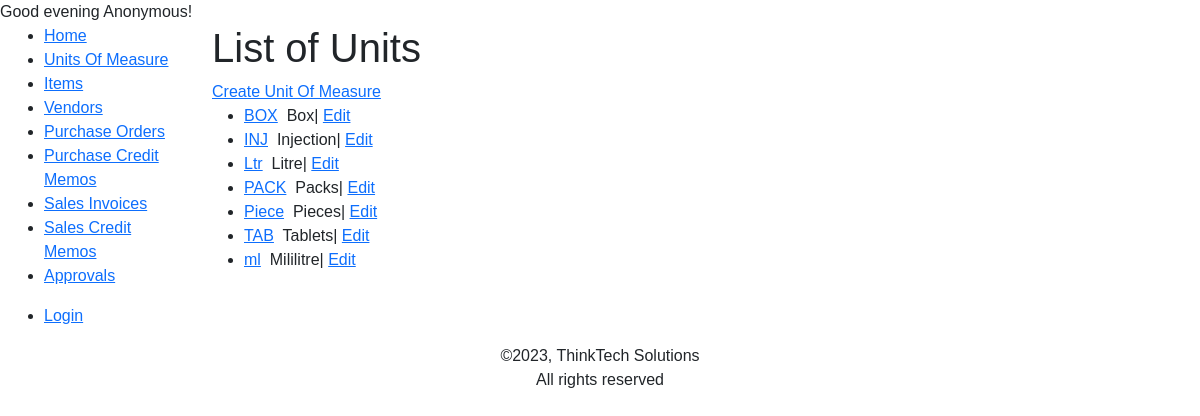
The page /inventory/units/ on the database its author committed.
### inventory/models.py (models this page shows, shortened)
class Unit(models.Model):
    code = models.CharField('Unit of measure code',max_length=10, primary_key=True)
    description = models.CharField(max_length=200, verbose_name='Unit of Measure')
    created_by = models.ForeignKey(User, on_delete=models.PROTECT, related_name='units', related_query_name='units')
    class Meta:
        verbose_name_plural ='Units Of Measure'
        ordering = ['code']

### inventory/views.py (the view)
# urls.py: path("units/", views.UnitListView.as_view(), name='units'),
class UnitListView(generic.ListView, LoginRequiredMixin):
    model = Unit
    paginate_by = 25

### inventory/templatetags/custom_filters.py (called while the page is built)
@register.filter
def greeting(value):
    current_time = datetime.now().time()
    current_hour = current_time.hour
    if 5 <= current_hour < 12:
        time_category = "morning"
    elif 12 <= current_hour < 17:
        time_category = "afternoon"
    elif 17 <= current_hour < 20:
        time_category = "evening"
    else:
        time_category = "night"
    return f"Good {time_category}"

### inventory/templates/inventory/unit_list.html (shortened to what this page needs)
{% extends "inventory/base.html" %}
{% block content %}
    <h1>List of Units</h1>
    <a href="{% url 'inventory:unit-add' %}">Create Unit Of Measure</a>
    <ul>
        {% for unit in unit_list %}
        <li><a href="{% url 'inventory:unit-detail' unit.pk %}">{{unit.code}}</a>&nbsp; {{unit.description}}&#124; <a href="{% url 'inventory:unit-update' unit.code %}">Edit</a></li>
        {% endfor %}
    </ul>
{% endblock %}

### inventory/templates/inventory/base.html (shortened to what this page needs)
{% load static %}
<!DOCTYPE html>
<html lang="en">
  <head>
    <link
      href="https://cdn.jsdelivr.net/npm/bootstrap@5.1.3/dist/css/bootstrap.min.css"
      rel="stylesheet"
 />
    <link rel="stylesheet" href="{% static 'inventory/styles.css' %}" />
  </head>
  <body>
    {% load custom_filters %}
      {% if user.is_authenticated%}<span>{{"User"|greeting}} {{user.username| title }}</span>{% else %}<span>{{"User"|greeting}} Anonymous!</span>{% endif %}
       <div class="container-fluid">
      <div class="row">
        <div class="col-sm-2">
          {% block sidebar %}
            <ul class="sidebar-nav">
              <li><a href="{% url 'inventory:index' %}">Home</a></li>
              <li><a href="{%url 'inventory:units' %}">Units Of Measure</a></li>
              <li><a href="{% url 'inventory:items' %}">Items</a></li>
              <li><a href="{% url 'inventory:vendors' %}">Vendors</a></li>
              <li><a href="{% url 'inventory:purchaseorders' %}">Purchase Orders</a></li>
              <li><a href="{% url 'inventory:purchasememos' %}">Purchase Credit Memos</a></li>
              <li><a href="{% url 'inventory:invoices' %}">Sales Invoices</a></li>
              <li><a href="{% url 'inventory:salesmemos' %}">Sales Credit Memos</a></li>
              <li><a href="{% url 'inventory:approvals' %}">Approvals</a></li>
            </ul>
            <ul class="sidebar-nav">
             {% if user.is_authenticated %}
               <li>User: {{ user.get_username }}</li>
               <li><a href="{% url 'account_logout' %}?next={{ request.path }}">Logout</a></li>
             {% else %}
               <li><a href="{% url 'account_login' %}?next={{ request.path }}">Login</a></li>
             {% endif %}
            </ul>
          {% endblock %}
        </div>
        <div class="col-sm-10 ">{% block content %}{% endblock %}</div>
      </div>
    </div>
  </body>
  <footer>&copy;{% now 'Y' %}, ThinkTech Solutions<br>All rights reserved</footer>
</html>

### inventory/static/inventory/styles.css (style rules this page uses)
body { font-family: Arial, Helvetica, sans-serif; }
footer { text-align: center; }

### rows shown on the page
Unit: code "BOX", description "Box"
Unit: code "INJ", description "Injection"
Unit: code "Ltr", description "Litre"
Unit: code "PACK", description "Packs"
Unit: code "Piece", description "Pieces"
Unit: code "TAB", description "Tablets"
Unit: code "ml", description "Mililitre"

### other values the page prints
{{ "User"|greeting }} "Good evening"
